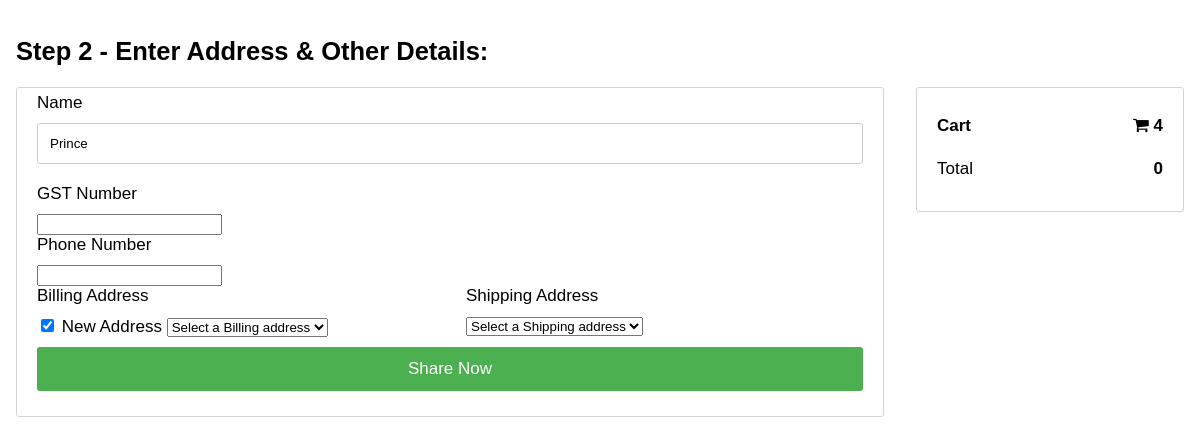
The app's page /api/checkout/22/ (signed in), older data.
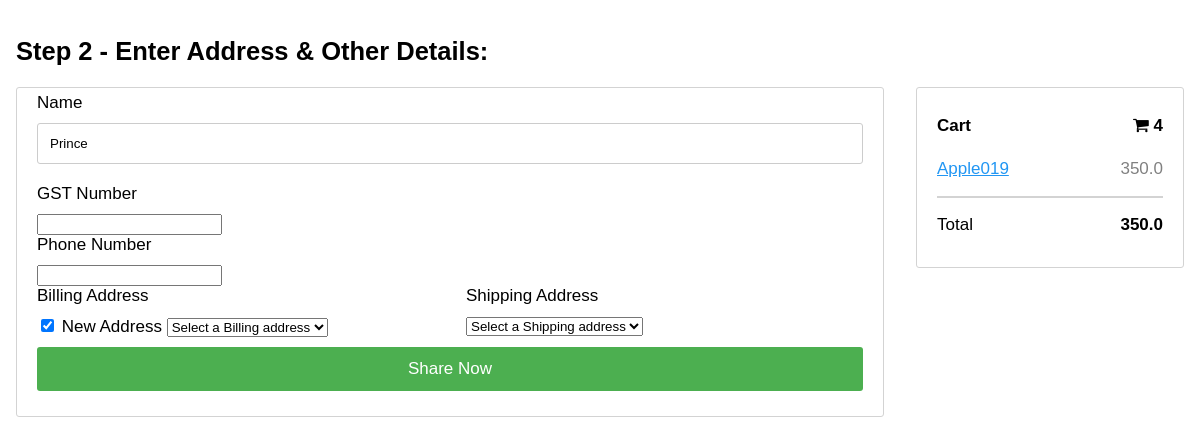
The same page, newer data.
### core/models.py (models this page shows, shortened)
class Order(models.Model):
    user = models.ForeignKey(settings.AUTH_USER_MODEL,
                             on_delete=models.CASCADE)
    ref_code = models.CharField(max_length=20, blank=True, null=True)
    items = models.ManyToManyField(OrderItem)
    start_date = models.DateTimeField(auto_now_add=True)
    ordered_date = models.DateTimeField()
    ordered = models.BooleanField(default=False)
    dispatched = models.BooleanField(default=False)
    shipping_address = models.ForeignKey(
        'Address', related_name='shipping_address', on_delete=models.SET_NULL, blank=True, null=True)
    billing_address = models.ForeignKey(
        'Address', related_name='billing_address', on_delete=models.SET_NULL, blank=True, null=True)
    payment = models.ForeignKey(
        'Payment', on_delete=models.SET_NULL, blank=True, null=True)
    coupon = models.ForeignKey(
        'Coupon', on_delete=models.SET_NULL, blank=True, null=True)
    being_delivered = models.BooleanField(default=False)
    received = models.BooleanField(default=False)
    '''
    1. Item added to cart
    2. Adding a billing address
    (Failed checkout)
    3. Payment
    (Preprocessing, processing, packaging etc.)
    4. Being delivered
    5. Received
    6. Refunds
    '''
    def get_total(self):
        total = 0
        for order_item in self.items.all():
            total += order_item.get_final_price()
        if self.coupon:
            total -= self.coupon.amount
        return total

class OrderItem(models.Model):
    user = models.ForeignKey(settings.AUTH_USER_MODEL,
                             on_delete=models.CASCADE)
    ordered = models.BooleanField(default=False)
    item = models.ForeignKey(Item, on_delete=models.CASCADE)
    item_variations = models.ManyToManyField(ItemVariation)
    quantity = models.IntegerField(default=1)
    def get_total_item_price(self):
        return self.quantity * self.item.price
    def get_total_discount_item_price(self):
        return self.quantity * self.item.discount_price
    def get_final_price(self):
        if self.item.discount_price:
            return self.get_total_discount_item_price()
        return self.get_total_item_price()

class Item(models.Model):
    title = models.CharField(max_length=100)
    price = models.FloatField()
    discount_price = models.FloatField(blank=True, null=True)
    category = models.ForeignKey('Category', null=True, blank=True,on_delete= models.CASCADE)
    label = models.CharField(choices=LABEL_CHOICES, max_length=1,blank=True,)
    slug = models.SlugField()
    stock = models.BooleanField(default=True)
    description = models.TextField()
    image = models.ImageField()
    def get_absolute_url(self):
        return reverse("product-detail", kwargs={
            'pk': self.pk
        })

### core/api/views.py (the view)
# urls.py: path('checkout/<int:orderid>/', Checkoutpage, name="checkout_page"),
def Checkoutpage(request, *args, **kwargs):
    try:
        if request.method == 'GET':
            order_id = kwargs.get(
                "orderid",
                None
            )
            address = Address.objects.filter(user = request.user)
            order = Order.objects.get(id = order_id)
            if request.user.is_authenticated:
                csrf_token = django.middleware.csrf.get_token(request)
                return render(request,"core/order_checkout.html",
                {"csrf_token": csrf_token ,
                "order_checkout": 1,
                "object" : order,
                "address_list": address
                })
    except Order.DoesNotExist:
        return redirect('index')

### Cashbackclick/context_processor.py (called while the page is built)
def add_variable_to_context(request):
    csrf_token = django.middleware.csrf.get_token(request)
    return {
        'csrf_token':csrf_token,
        'category_list': Category.objects.all()
    }

def add_form_to_context(request):
    return {
        'loginform': SignInViaUsernameForm
    }

def present_order(request):
    try:
        if request.user.is_authenticated:
            Present_order = Order.objects.get(user = request.user, ordered = False)
            return {
                'present_order': Present_order
            }
        else:
            return {
            'present_order': 0
            }
    except Order.DoesNotExist:
        return {
            'present_order': 0
        }

### core/templates/core/order_checkout.html (shortened to what this page needs)
<!DOCTYPE html>
<html>
<head>
<link rel="stylesheet" href="https://cdnjs.cloudflare.com/ajax/libs/font-awesome/4.7.0/css/font-awesome.min.css">
</head>
<body>
<h2>Step 2 - Enter Address & Other Details:</h2>
<div class="row">
    <div class="col-75">
      <div class="container">
        {% if order_checkout %}
        <form  method="post" action="{% url 'place-order-now' object.id %}">{% csrf_token %}
          <div class="row">
            <div class="col-50">
              <label for="inputname">Name</label>
              <input type="text" class="form-control" id="name" name="name" placeholder="Name" value="{{request.user}}">
              <label for="inputZip">GST Number</label>
              <input type="tel" class="form-control" id="phone" name="phone">
              <label for="inputZip">Phone Number</label>
              <input type="tel" class="form-control" id="phone" name="phone">
              <div class="row">
                <div class="col-50">
                    <label for="billing_address">Billing Address</label>
                    <input type="checkbox" checked="unchecked" name="newadr" id="newcheck" onclick="myFunction()"> New Address
                    <select  name="billing_address" id="billing_address">
                        <option value="Z">Select a Billing address</option>
                        </select>
                </div>
                <div class="col-50">
                    <label for="shipping_address">Shipping Address</label>
                    <select  name="shipping_address" id="brand">
                        <option value="Z">Select a Shipping address</option>
                        </select>
                </div>
              </div>
            </div>
          </div>
          <button type ="submit" id="demo1" class="btn btn-primary"> Share Now</button>
        </form>
        {% endif %}
      </div>
    </div>
    <div class="col-25">
      <div class="container">
        <h4>Cart <span class="price" style="color:black"><i class="fa fa-shopping-cart"></i> <b>4</b></span></h4>
        {% for item in object.items.all %}
        <p><a href="{{item.item.get_absolute_url}}">{{ item.item.title }}</a> <span class="price">{{item.get_total_item_price}}</span></p>
        <hr>
        {% endfor %}
        <p>Total <span class="price" style="color:black"><b>{{object.get_total}}</b></span></p>
      </div>
    </div>
  </div>
</body>
</html>

Row changes from the older to the newer data that the page shows:
added OrderItem: item "Apple019", get_total_item_price "350.0"
computed for Order: get_total "0" → "350.0"
